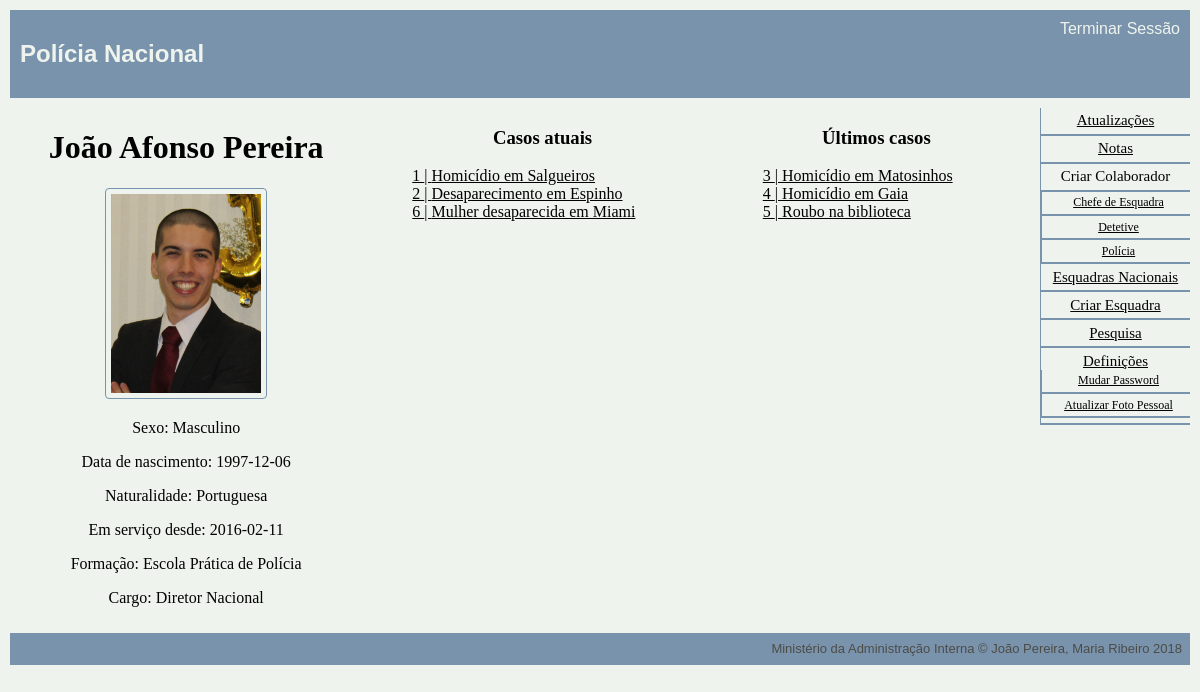
The app's page /main.php?definitions=1 (signed in) with its own data.
### tables this page shows
CREATE TABLE personnel (
    username VARCHAR PRIMARY KEY,
    password VARCHAR NOT NULL,
    email VARCHAR(320) NOT NULL, -- 64 characters for local part + @ + 255 for domain name
    fullname VARCHAR(128) NOT NULL,
    gender VARCHAR NOT NULL,
    birthdate date NOT NULL,
    naturality VARCHAR NOT NULL,
    start_service date NOT NULL,
    school VARCHAR REFERENCES schools NOT NULL,
    position VARCHAR REFERENCES positions NOT NULL,
    station INTEGER REFERENCES stations,
    profile_pic VARCHAR
);

CREATE TABLE occurrences (
    id INTEGER PRIMARY KEY,
    type integer REFERENCES occ_type NOT NULL,
    title VARCHAR NOT NULL,
    chief_detective VARCHAR REFERENCES personnel,
    state VARCHAR REFERENCES states NOT NULL ,
    oppening_date date NOT NULL,
    location VARCHAR NOT NULL,
    description VARCHAR NOT NULL,
    station VARCHAR REFERENCES stations NOT NULL
);

### database/connection.php (called while the page is built, shortened)
<?php $db = new PDO('sqlite:database/database.db');
function getUserByUsername($username) {
  global $db;
  $query = $db->prepare('SELECT * FROM personnel WHERE username = ?');
  $query->execute(array($username));
  return $query->fetch();
}
function GetAllOccurrences() {
  global $db;
  $query = $db->prepare('SELECT * FROM occurrences');
  $query->execute();
  return $query->fetchAll();
}

### main.php (the view, shortened to what this page needs)
 <?php
include_once('database/connection.php');
$username = $_SESSION['username'];
?>
<!DOCTYPE html>
<html>
<head>
    <link href="style.css" rel="stylesheet">
    <link href="layout.css" rel="stylesheet">
</head>
<div class="container">
<?php include_once('common/header_aside.php'); ?>
<body class="body">
    <div id="personnel_info">
        <h1><?php echo $user['fullname']?></h1>
        <p> <?php if (isset($user['profile_pic'])) { ?>
            <img src="profile_pic/<?=$username?>.jpg">
        <?php }?></p>
        <p> Sexo: <?php echo $user['gender'] ?></p>
        <p> Data de nascimento: <?php echo $user['birthdate'] ?>  </p>
        <p> Naturalidade: <?php echo $user['naturality'] ?> </p>
        <p> Em serviço desde: <?php echo $user['start_service'] ?> </p>
        <p> Formação: <?php echo $user['school'] ?> </p>
        <p> Cargo: <?php echo $user['position'] ?> </p>
    </div>
    <?php if ($user['position']=='Diretor Nacional'){
        $occurrences=GetAllOccurrences();
    }elseif ($user['position']=='Chefe de Esquadra'){
        $occurrences=GetOccurrencesByStation($station['id']);
    }elseif ($user['position']=='Detetive'){
        $occurrences=GetOccurrencesByUsernameAndMinorOccurrences($username,$station['id']);
    }elseif ($user['position']=='Polícia'){
        $occurrences=GetOccurrencesByUsername($username);
    }
    if (!empty($occurrences)) { ?>
        <div id="current_work">
            <h3>Casos atuais</h3>
            <ul>
                <?php foreach($occurrences as $occurrence) { ?>
                    <?php if ($occurrence['state']=='Aberto') {?>
                        <?php echo "<li><a href='single_occurrence.php?id=" . $occurrence['id'] . "'>" . $occurrence['id'] . " | " . $occurrence['title'] . "</a></li>" ; ?>
                    <? } ?>
                <? } ?>
            </ul>
        </div>
        <div id="past_work">
            <h3>Últimos casos</h3>
            <ul>
                <?php foreach($occurrences as $occurrence) { ?>
                    <?php if ($occurrence['state']=='Fechado' or $occurrence['state']=='Arquivado') { ?>
                        <?php echo "<li><a href='single_occurrence.php?id=" . $occurrence['id'] . "'>" . $occurrence['id'] . " | " . $occurrence['title'] . "</a></li>" ; ?>
                    <? } ?>
                <? } ?>
            </ul>
        </div>
    <? } ?>
</body>
<?php include_once('common/footer.php'); ?>
</div>
</html>

### style.css (style rules this page uses)
html { background-color:#EEF4ED; }
.body { margin: 0; padding: 0; text-align: left; }
img { border: 1px solid #7A93AC; border-radius: 4px; padding: 5px; width: 150px; }
li { list-style-type: none; }
a { color: black; }
.body h3 { text-align: center; }
#personnel_info { text-align:center; }

### layout.css (style rules this page uses)
.body { grid-area: body; }
.container { display: grid; grid-template-columns: auto auto auto 150px ; grid-template-areas: 'header header header header' 'body body body right_bar' 'footer footer footer footer'; grid-gap: 10px; padding: 10px; }

### records on screen
personnel: fullname "João Afonso Pereira", gender "Masculino", birthdate "1997-12-06", naturality "Portuguesa", start_service "2016-02-11", school "Escola Prática de Polícia", position "Diretor Nacional"
occurrences: id "1", title "Homicídio em Salgueiros"
occurrences: id "2", title "Desaparecimento em Espinho"
occurrences: id "6", title "Mulher desaparecida em Miami"
occurrences: id "3", title "Homicídio em Matosinhos"
occurrences: id "4", title "Homicídio em Gaia"
occurrences: id "5", title "Roubo na biblioteca"
